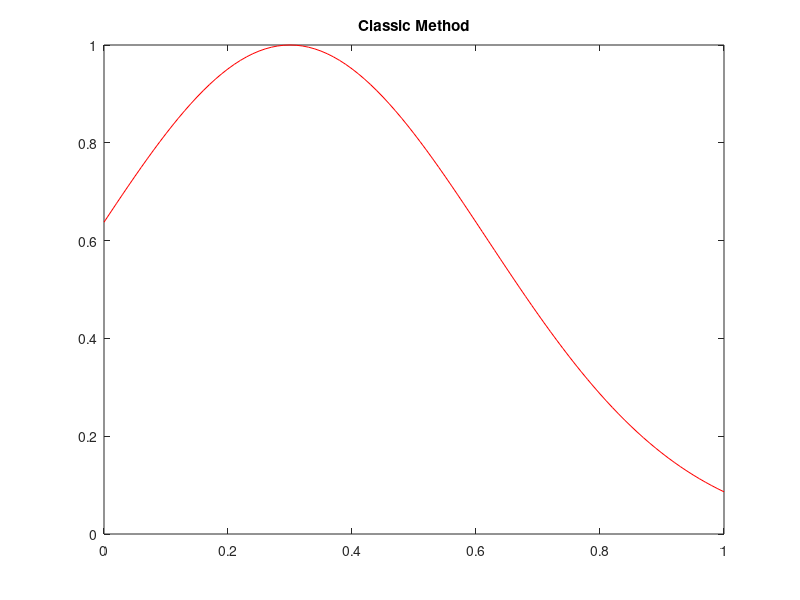

Here is the MATLAB script that generated this plot: (Note: this script raises an error after producing the figure.)
% Matt McDade
% ANM 2
% Final Exam Problem 3

dx = 1e-2;  x = 0:dx:1;
dt = 1e-5;  t = 0:dt:0.001;
N = length(x);
nmax = length(t);
np = 5;

u2 = zeros(N,2);

g = @(x) exp(-5*(x-0.3).^2); % IC

% IC
u2(:,1) = g(x);
figure(1)
plot(x,u2(:,1),'r')
title('Classic Method')
pause

for n=1:nmax-1
    u2(1,2) = 0;
    u2(2,2) = 0;
    for i=3:N-1
        uxx = (u2(i+1,1) - u2(i-1,1))/(2*dx);
        u2(i,2) = D*uxx + 0.1*u(i,1)*(1-u(i,1));
    end
    if (mod(n,np)==0)
        plot(x,u2(:,2))
        pause(0.2)
        %fprintf('%d\n',n)
    end
    u2(:,1) = u2(:,2);
end
